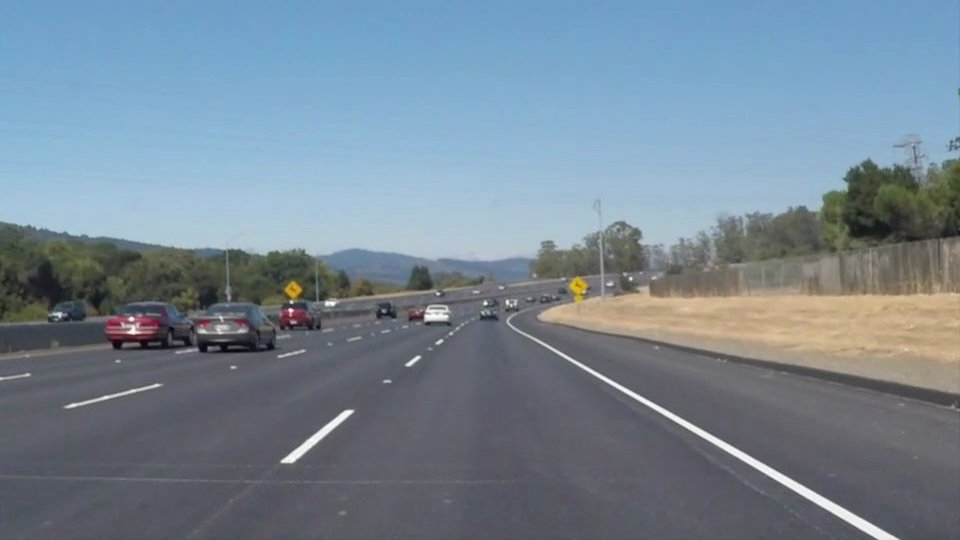
#> input picture Parcial1/Img/solidWhiteCurve.jpg, 960 x 540 px
$ python transformadaHough.py
#> lines starting #> are read from the running program, lines starting #| are printed output that depends on the picture; after the words box and inside, x2 and y2 are one past the last pixel; in counts of white or black regions, pixels touching at a corner belong together
# Importar paquetes útiles
import matplotlib.pyplot as plt
import matplotlib.image as mpimg
import numpy as np
import cv2

imagen = mpimg.imread('Img/solidWhiteCurve.jpg')
#> imagen is the input picture: shape (540, 960, 3); mean R, G, B 118.5, 134.5, 148.1

# Imprimir algunas estadísticas y trazar la imagen
print('Esta imagen es:', type(imagen), 'con dimensiones:', imagen.shape)
#| Esta imagen es: <class 'numpy.ndarray'> con dimensiones: (540, 960, 3)
plt.imshow(imagen)

# Convertir a escala de grises
gris = cv2.cvtColor(imagen, cv2.COLOR_RGB2GRAY)
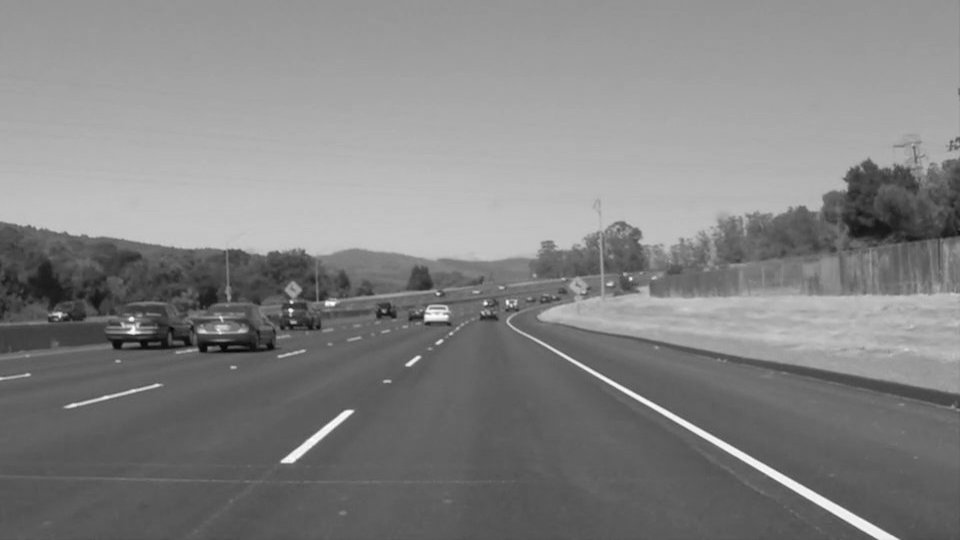
#> gris: shape (540, 960); min 5, max 255, mean 131.2

# Aplicar filtro Gaussiano
tamaño_kernel = 9
gris_suavizado = cv2.GaussianBlur(gris, (tamaño_kernel, tamaño_kernel), 0)

# Configuración para Canny
umbral_bajo = 50
umbral_alto = 150
bordes = cv2.Canny(gris_suavizado, umbral_bajo, umbral_alto)
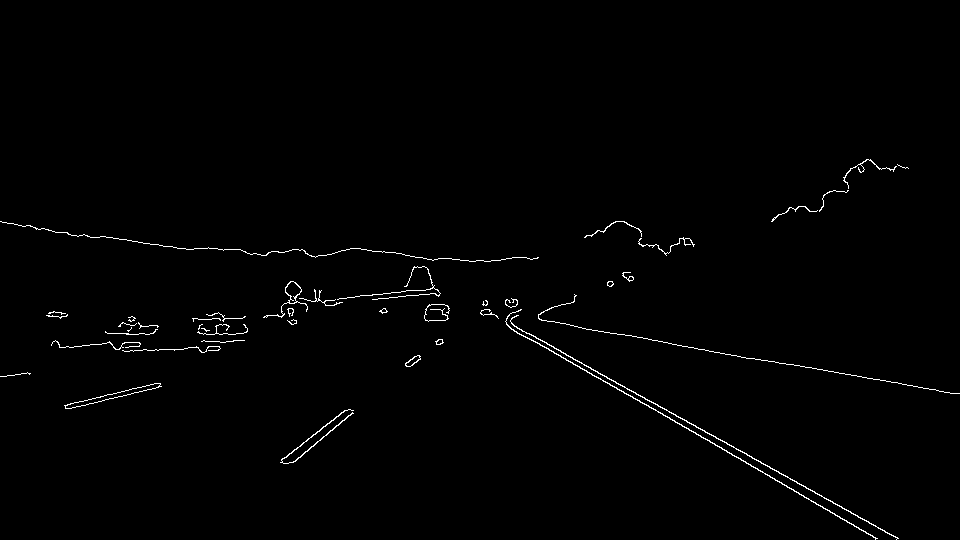
#> bordes: shape (540, 960); 0.92% white in thin lines or dots, all inside (x1, y1, x2, y2) = (0, 159, 960, 540)

# Configuración para Hough
rho = 1
theta = np.pi/180
umbral_hough = 30
longitud_min_linea = 20
brecha_max_linea = 5
lineas = cv2.HoughLinesP(bordes, rho, theta, umbral_hough, np.array([]), longitud_min_linea, brecha_max_linea)
#> lineas = 36 rows, first 6: [527, 337, 876, 538], [511, 323, 898, 538], [539, 319, 581, 327], [607, 382, 808, 498], [574, 326, 740, 356], [554, 348, 740, 451]

# Mostrar bordes detectados
plt.imshow(bordes)

# Crear una máscara utilizando cv2.fillPoly()
mascara = np.zeros_like(bordes)
color_mascara = 255

# Definir un polígono de cuatro lados para la máscara
forma_imagen = imagen.shape
#> forma_imagen = (540, 960, 3)
vertices = np.array([[(0, forma_imagen[0]), (0, forma_imagen[0]*9/16), (forma_imagen[1], forma_imagen[0]*9/16), (forma_imagen[1], forma_imagen[0])]], dtype=np.int32)
cv2.fillPoly(mascara, vertices, color_mascara)
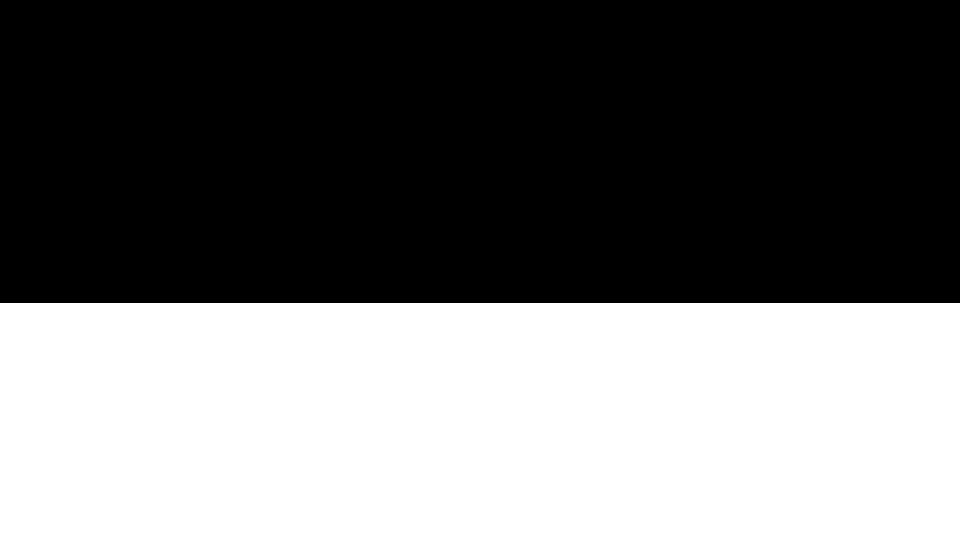
#> mascara: shape (540, 960); 43.9% white; 1 white region, box (x1, y1, x2, y2) and area: (0, 303, 960, 540) 227520
bordes = cv2.bitwise_and(bordes, mascara)
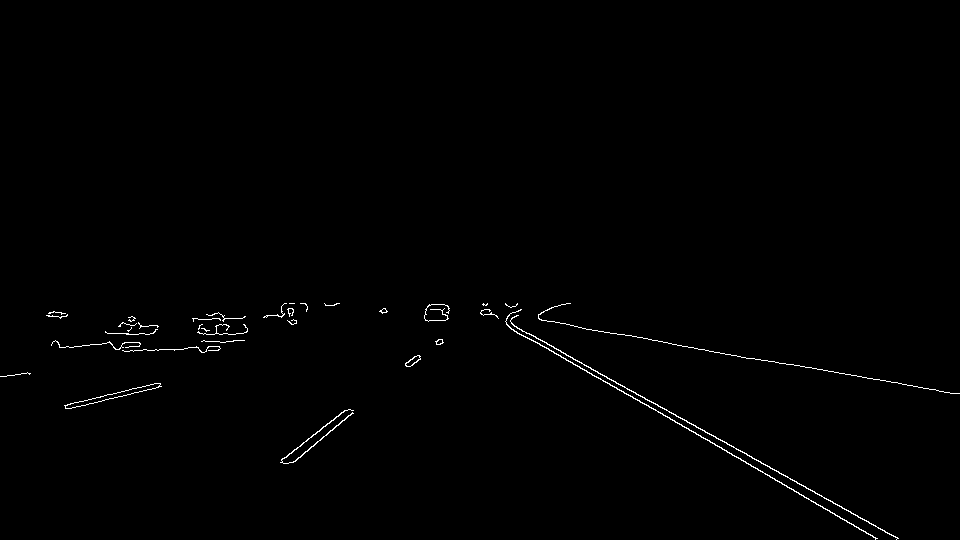
#> bordes: shape (540, 960); 0.63% white in thin lines or dots, all inside (x1, y1, x2, y2) = (0, 303, 960, 540)

# Mostrar bordes después de aplicar la máscara
plt.imshow(bordes)

# Definir parámetros de transformada de Hough para líneas grandes


"""AJUSTAR PARAMETROS AQUI"""
# Crear una imagen en blanco del mismo tamaño que nuestra imagen para dibujar
rho = 1  # resolución de distancia en píxeles de la cuadrícula Hough
theta = np.pi/180  # resolución angular en radianes de la cuadrícula Hough
umbral_hough = 40  # número mínimo de votos (intersecciones en la celda de la cuadrícula Hough)
longitud_min_linea = 10  # número mínimo de píxeles que componen una línea
brecha_max_linea = 20  # brecha máxima en píxeles entre segmentos de línea conectables
imagen_lineas = np.copy(imagen)*0  # crear una imagen en blanco para dibujar líneas
#> imagen_lineas: shape (540, 960, 3); every value is 0

# Aplicar transformada de Hough a la imagen de bordes
# El resultado "lineas" es una matriz que contiene los puntos finales de los segmentos de línea detectados
lineas = cv2.HoughLinesP(bordes, rho, theta, umbral_hough, np.array([]), longitud_min_linea, brecha_max_linea)
#> lineas = 28 rows, first 6: [485, 309, 898, 538], [481, 310, 701, 437], [484, 309, 897, 538], [535, 341, 877, 538], [541, 320, 704, 349], [663, 342, 805, 367]

# Dibujar las líneas detectadas en la imagen original
imagen_mostrar = np.copy(imagen)

for linea in lineas:
    for x1, y1, x2, y2 in linea:
        cv2.line(imagen_mostrar, (x1, y1), (x2, y2), (255, 255, 0), 3)
#> this loop made 28 passes
#> linea on passes 1 to 12: [[485, 309, 898, 538]], [[481, 310, 701, 437]], [[484, 309, 897, 538]], [[535, 341, 877, 538]], [[541, 320, 704, 349]], [[663, 342, 805, 367]], [[70, 408, 161, 386]], [[64, 405, 156, 383]], [[833, 371, 950, 393]], [[293, 462, 352, 412]], [[281, 459, 344, 410]], [[424, 316, 448, 313]]
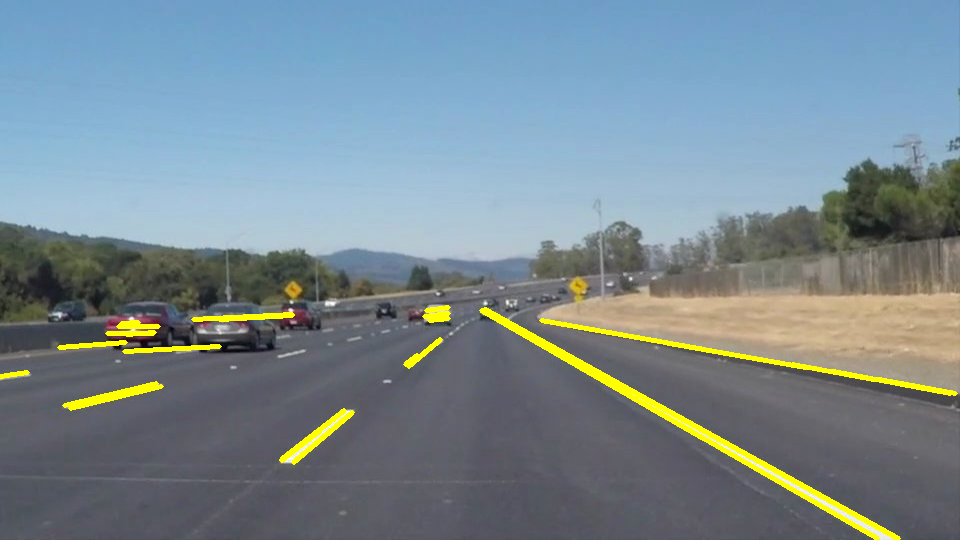
#> imagen_mostrar: shape (540, 960, 3); 2.2% of pixels changed, all inside (x1, y1, x2, y2) = (0, 305, 958, 540)

plt.imshow(imagen_mostrar)
plt.show()
